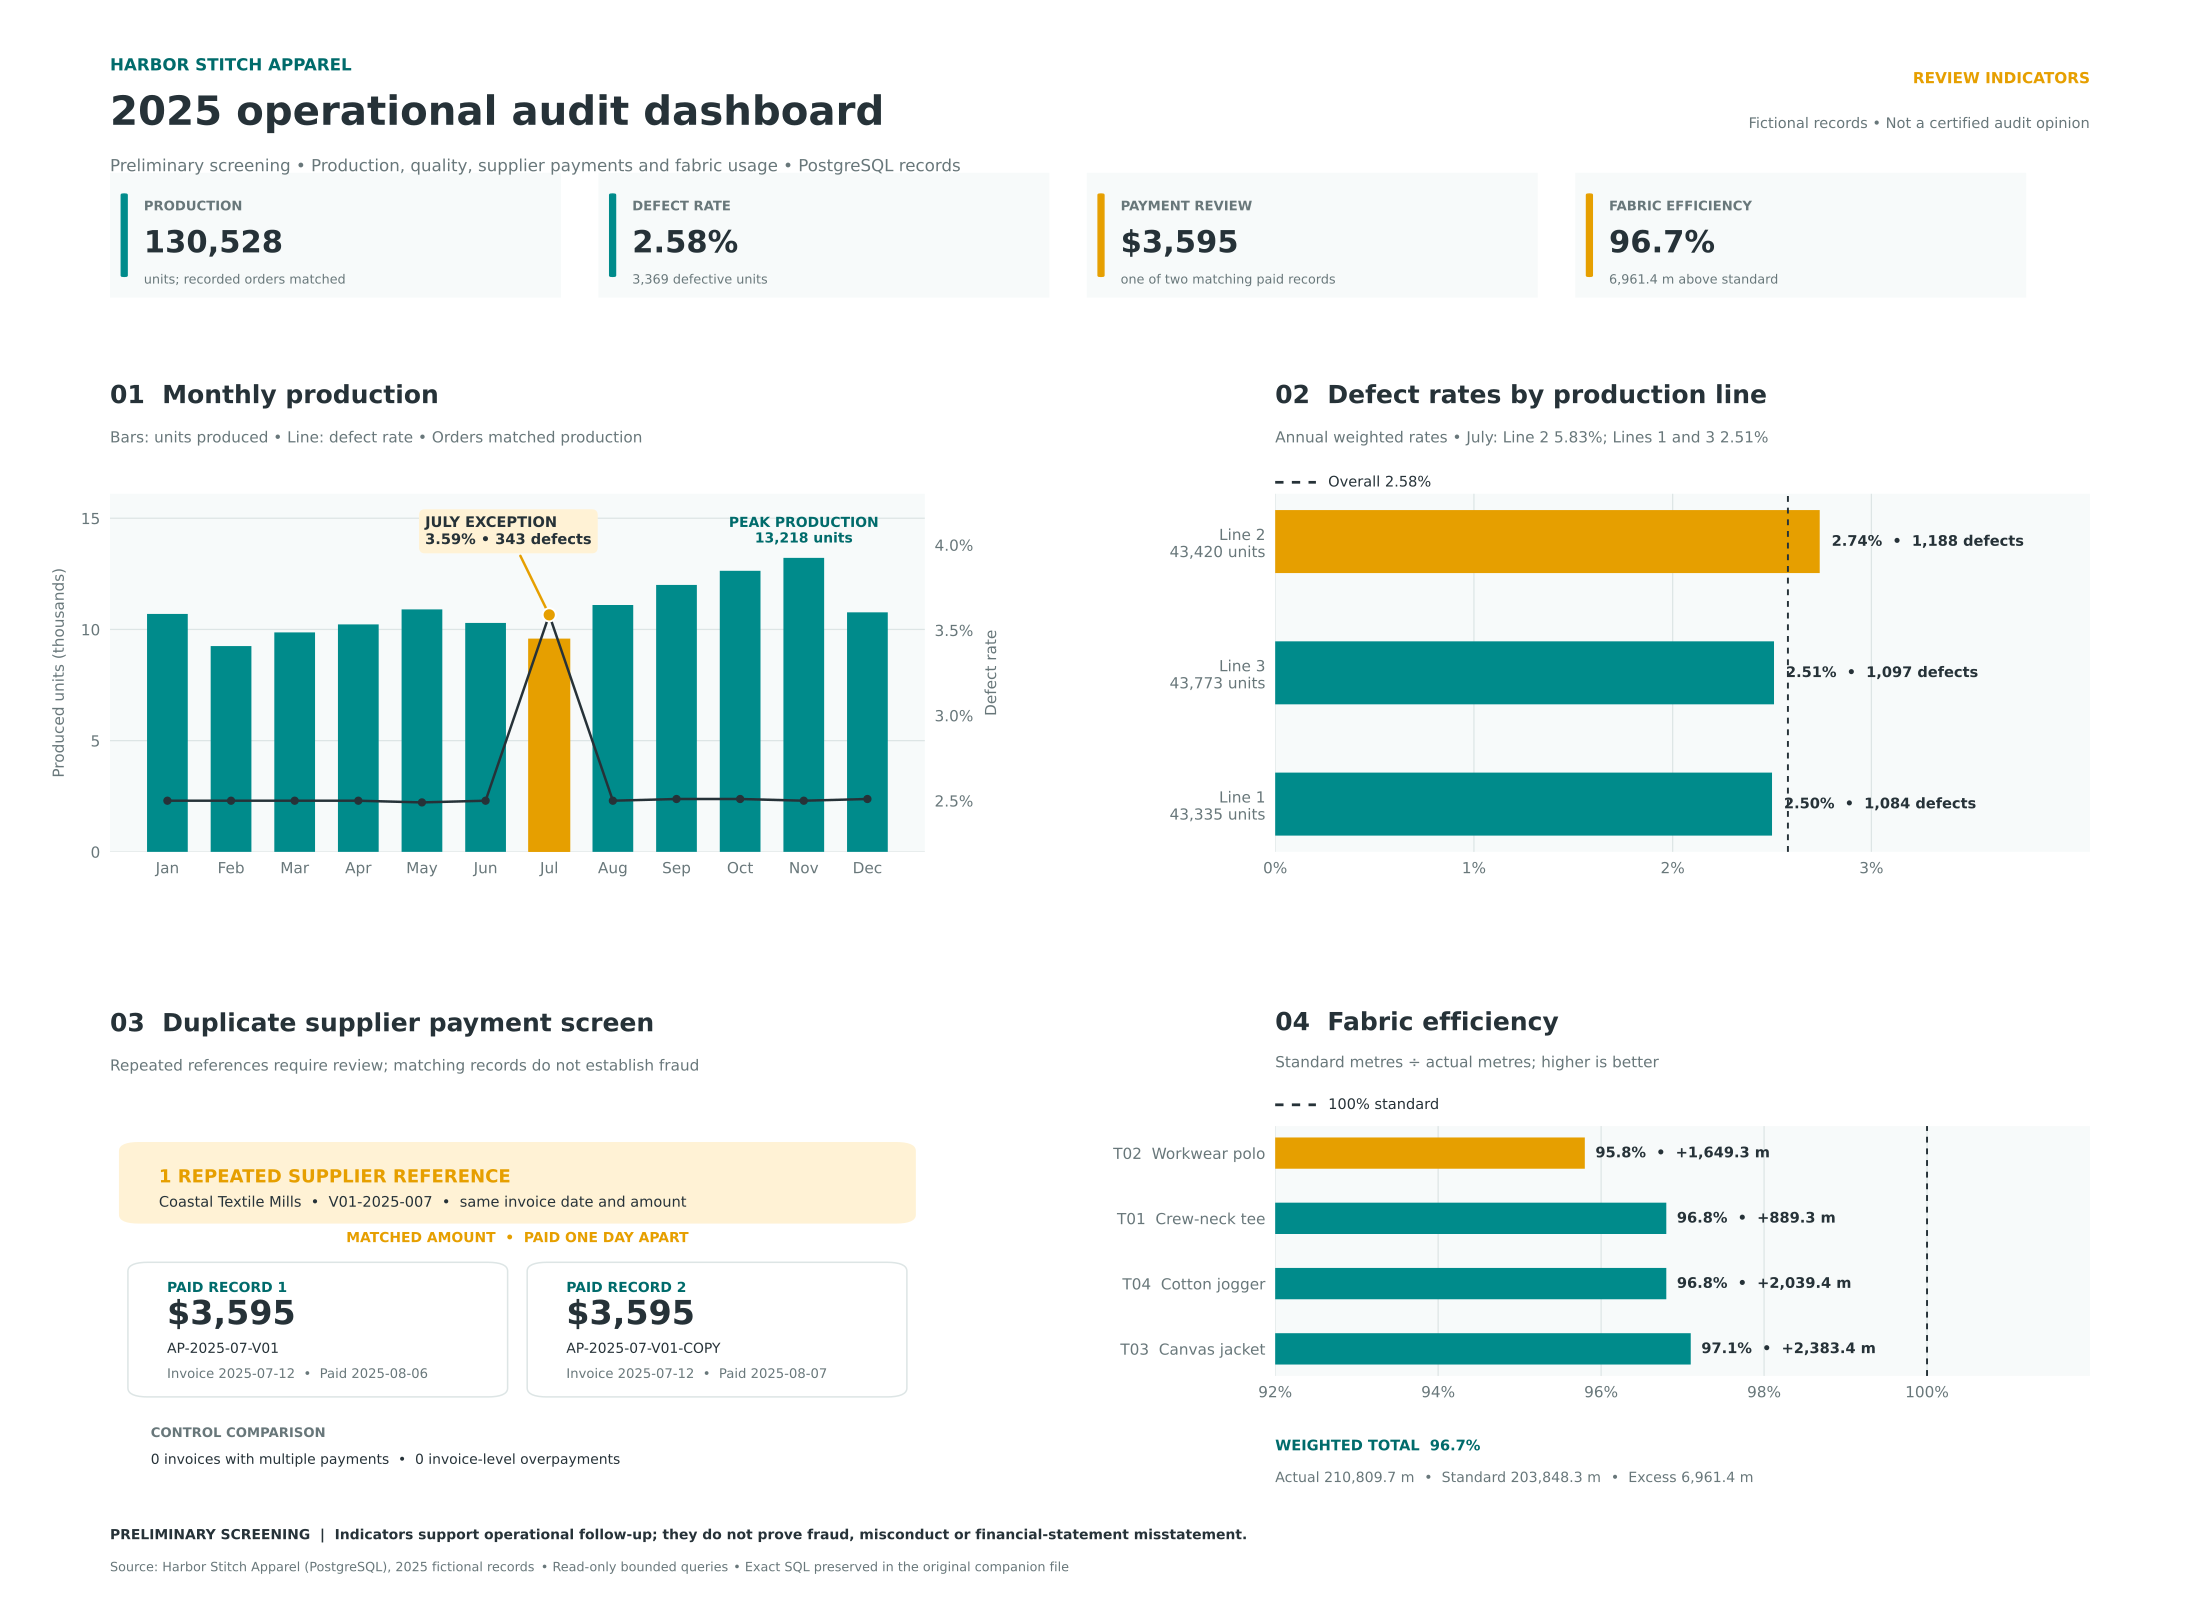

Reproduce this figure in Python.
#!/usr/bin/env python3
"""Render the spaced v3 Harbor Stitch Apparel audit dashboard.

The constants are the captured results of the previously executed 2025
read-only SQL. This script performs no source access.
"""

from pathlib import Path

import matplotlib.pyplot as plt
import numpy as np
from matplotlib.lines import Line2D
from matplotlib.patches import FancyBboxPatch


OUT = Path(__file__).resolve().parent
PNG = OUT / "harbor-audit-v3.png"
PDF = OUT / "harbor-audit-v3.pdf"

WHITE = "#FFFFFF"
GRAPHITE = "#263238"
MUTED = "#68777A"
TEAL = "#008B8B"
TEAL_DARK = "#006B6B"
AMBER = "#E69F00"
AMBER_LIGHT = "#FFF2D5"
GRID = "#DDE5E5"
PANEL = "#F7FAFA"

# Captured query 1: monthly production and orders.
months = np.array(["Jan", "Feb", "Mar", "Apr", "May", "Jun", "Jul", "Aug", "Sep", "Oct", "Nov", "Dec"])
ordered = np.array([10699, 9254, 9868, 10228, 10903, 10292, 9558, 11100, 12002, 12636, 13218, 10770])
produced = ordered.copy()
good = np.array([10432, 9023, 9621, 9972, 10631, 10035, 9215, 10822, 11701, 12319, 12888, 10500])
defective = np.array([267, 231, 247, 256, 272, 257, 343, 278, 301, 317, 330, 270])
monthly_defect_rate = np.array([2.50, 2.50, 2.50, 2.50, 2.49, 2.50, 3.59, 2.50, 2.51, 2.51, 2.50, 2.51])

# Captured queries 2 and 8: annual and July defects by line.
line_names = np.array(["Line 2", "Line 3", "Line 1"])
line_units = np.array([43420, 43773, 43335])
line_defects = np.array([1188, 1097, 1084])
line_rates = np.array([2.74, 2.51, 2.50])
overall_defect_rate = 2.58
july_line_rates = {"Line 2": 5.83, "Line 1": 2.51, "Line 3": 2.51}

# Captured queries 3–6: payment tests and repeated-reference indicator.
duplicate_supplier = "Coastal Textile Mills"
duplicate_rows = [
    {"invoice_id": "AP-2025-07-V01", "reference": "V01-2025-007", "invoice_date": "2025-07-12",
     "amount": 3595.00, "payment_id": "P-AP-2025-07-V01", "payment_date": "2025-08-06"},
    {"invoice_id": "AP-2025-07-V01-COPY", "reference": "V01-2025-007", "invoice_date": "2025-07-12",
     "amount": 3595.00, "payment_id": "P-AP-2025-07-V01-COPY", "payment_date": "2025-08-07"},
]
multi_payment_invoice_count = 0
overpaid_invoice_count = 0

# Captured query 7: fabric efficiency by style.
style_names = np.array(["Workwear polo", "Crew-neck tee", "Cotton jogger", "Canvas jacket"])
product_ids = np.array(["T02", "T01", "T04", "T03"])
style_units = np.array([31387, 28004, 36977, 34160])
actual_fabric = np.array([39313.7, 27493.1, 63051.5, 80951.4])
standard_fabric = np.array([37664.4, 26603.8, 61012.1, 78568.0])
excess_fabric = np.array([1649.3, 889.3, 2039.4, 2383.4])
fabric_efficiency = np.array([95.8, 96.8, 96.8, 97.1])


def style_plot(ax, xgrid=False, ygrid=False):
    ax.set_facecolor(PANEL)
    for spine in ax.spines.values():
        spine.set_visible(False)
    ax.tick_params(colors=MUTED, labelsize=11, length=0, pad=7)
    if xgrid:
        ax.grid(axis="x", color=GRID, linewidth=0.9, zorder=0)
    if ygrid:
        ax.grid(axis="y", color=GRID, linewidth=0.9, zorder=0)


def panel_header(fig, cell, number, title, subtitle, key=None):
    ax = fig.add_subplot(cell)
    ax.axis("off")
    ax.text(0.00, 0.82, f"{number}  {title}", fontsize=18, fontweight="bold",
            color=GRAPHITE, va="center")
    ax.text(0.00, 0.45, subtitle, fontsize=11, color=MUTED, va="center")
    if key:
        key_color, key_style, key_text = key
        ax.add_line(Line2D([0.0, 0.05], [0.06, 0.06], transform=ax.transAxes,
                           color=key_color, linewidth=2.0, linestyle=key_style))
        ax.text(0.065, 0.06, key_text, fontsize=10.5, color=GRAPHITE,
                va="center", ha="left")
    return ax


def add_kpi(fig, x, label, value, note, accent=TEAL):
    ax = fig.add_axes([x, 0.814, 0.205, 0.078])
    ax.axis("off")
    ax.add_patch(FancyBboxPatch((0, 0), 1, 1, boxstyle="round,pad=0.012,rounding_size=0.025",
                                facecolor=PANEL, edgecolor=GRID, linewidth=1.0))
    ax.add_patch(FancyBboxPatch((0.025, 0.17), 0.013, 0.66, boxstyle="round,pad=0,rounding_size=0.006",
                                facecolor=accent, edgecolor=accent))
    ax.text(0.075, 0.73, label.upper(), color=MUTED, fontsize=9.5, fontweight="bold", va="center")
    ax.text(0.075, 0.43, value, color=GRAPHITE, fontsize=22, fontweight="bold", va="center")
    ax.text(0.075, 0.14, note, color=MUTED, fontsize=9.2, va="center")


def make_dashboard():
    plt.rcParams.update({"font.family": "DejaVu Sans", "text.color": GRAPHITE})
    fig = plt.figure(figsize=(22, 16), dpi=180, facecolor=WHITE)

    fig.text(0.05, 0.956, "HARBOR STITCH APPAREL", fontsize=12, color=TEAL_DARK, fontweight="bold")
    fig.text(0.05, 0.922, "2025 operational audit dashboard", fontsize=29,
             color=GRAPHITE, fontweight="bold")
    fig.text(0.05, 0.893,
             "Preliminary screening • Production, quality, supplier payments and fabric usage • PostgreSQL records",
             fontsize=12, color=MUTED)
    fig.text(0.95, 0.948, "REVIEW INDICATORS", ha="right", color=AMBER,
             fontsize=11, fontweight="bold")
    fig.text(0.95, 0.920, "Fictional records • Not a certified audit opinion",
             ha="right", color=MUTED, fontsize=10.5)

    annual_units = int(produced.sum())
    total_defects = int(defective.sum())
    weighted_eff = 100 * standard_fabric.sum() / actual_fabric.sum()
    add_kpi(fig, 0.05, "Production", f"{annual_units:,}", "units; recorded orders matched")
    add_kpi(fig, 0.272, "Defect rate", f"{100 * total_defects / annual_units:.2f}%",
            f"{total_defects:,} defective units")
    add_kpi(fig, 0.494, "Payment review", "$3,595", "one of two matching paid records", AMBER)
    add_kpi(fig, 0.716, "Fabric efficiency", f"{weighted_eff:.1f}%",
            f"{excess_fabric.sum():,.1f} m above standard", AMBER)

    outer = fig.add_gridspec(2, 2, left=0.05, right=0.95, bottom=0.075, top=0.765,
                             hspace=0.32, wspace=0.43)

    # Panel 1: title and subtitle occupy their own row; the plot reserves top space.
    p1 = outer[0, 0].subgridspec(2, 1, height_ratios=[0.24, 0.76], hspace=0.02)
    panel_header(fig, p1[0], "01", "Monthly production",
                 "Bars: units produced • Line: defect rate • Orders matched production")
    ax1 = fig.add_subplot(p1[1])
    style_plot(ax1, ygrid=True)
    x = np.arange(len(months))
    bars = ax1.bar(x, produced / 1000, width=0.64, color=TEAL, edgecolor="none", zorder=2)
    bars[6].set_color(AMBER)
    ax1.set_xticks(x, months)
    ax1.set_ylabel("Produced units (thousands)", color=MUTED, fontsize=11, labelpad=10)
    ax1.set_ylim(0, 16.1)
    ax1.set_yticks([0, 5, 10, 15])
    ax1b = ax1.twinx()
    ax1b.set_ylim(2.20, 4.30)
    ax1b.plot(x, monthly_defect_rate, color=GRAPHITE, marker="o", markersize=5,
              linewidth=1.8, zorder=3)
    ax1b.scatter([6], [monthly_defect_rate[6]], s=90, color=AMBER,
                 edgecolor=WHITE, linewidth=1.4, zorder=4)
    ax1b.set_ylabel("Defect rate", color=MUTED, fontsize=11, labelpad=8)
    ax1b.set_yticks([2.5, 3.0, 3.5, 4.0], ["2.5%", "3.0%", "3.5%", "4.0%"])
    ax1b.tick_params(colors=MUTED, labelsize=11, length=0, pad=7)
    for spine in ax1b.spines.values():
        spine.set_visible(False)
    ax1b.annotate("JULY EXCEPTION\n3.59% • 343 defects", xy=(6, 3.59), xytext=(4.05, 4.08),
                  fontsize=10.5, color=GRAPHITE, fontweight="bold", ha="left", va="center",
                  arrowprops=dict(arrowstyle="-", color=AMBER, lw=1.8),
                  bbox=dict(boxstyle="round,pad=0.42", fc=AMBER_LIGHT, ec="none"))
    ax1.text(10.0, 13.78, "PEAK PRODUCTION\n13,218 units", ha="center", va="bottom",
             fontsize=10, color=TEAL_DARK, fontweight="bold")

    # Panel 2: the benchmark label lives in the dedicated header key.
    p2 = outer[0, 1].subgridspec(2, 1, height_ratios=[0.24, 0.76], hspace=0.02)
    panel_header(fig, p2[0], "02", "Defect rates by production line",
                 "Annual weighted rates • July: Line 2 5.83%; Lines 1 and 3 2.51%",
                 key=(GRAPHITE, (0, (3, 3)), "Overall 2.58%"))
    ax2 = fig.add_subplot(p2[1])
    style_plot(ax2, xgrid=True)
    y = np.arange(len(line_names))
    ax2.barh(y, line_rates, color=[AMBER, TEAL, TEAL], height=0.48, zorder=2)
    ax2.set_yticks(y, [f"{name}\n{units:,} units" for name, units in zip(line_names, line_units)])
    ax2.invert_yaxis()
    ax2.set_xlim(0, 4.1)
    ax2.set_xticks([0, 1, 2, 3], ["0%", "1%", "2%", "3%"])
    ax2.axvline(overall_defect_rate, color=GRAPHITE, linestyle=(0, (3, 3)), linewidth=1.4)
    for yi, rate, defects_count in zip(y, line_rates, line_defects):
        ax2.text(rate + 0.06, yi, f"{rate:.2f}%  •  {defects_count:,} defects",
                 va="center", fontsize=10.5, fontweight="bold", color=GRAPHITE)

    # Panel 3: a clear evidence trail with its own banner and card spacing.
    p3 = outer[1, 0].subgridspec(2, 1, height_ratios=[0.24, 0.76], hspace=0.02)
    panel_header(fig, p3[0], "03", "Duplicate supplier payment screen",
                 "Repeated references require review; matching records do not establish fraud")
    ax3 = fig.add_subplot(p3[1])
    ax3.set_facecolor(PANEL)
    ax3.axis("off")
    ax3.add_patch(FancyBboxPatch((0.025, 0.73), 0.95, 0.20,
                                 boxstyle="round,pad=0.014,rounding_size=0.025",
                                 fc=AMBER_LIGHT, ec="none", transform=ax3.transAxes))
    ax3.text(0.06, 0.845, "1 REPEATED SUPPLIER REFERENCE", transform=ax3.transAxes,
             color=AMBER, fontsize=13, fontweight="bold", va="center")
    ax3.text(0.06, 0.775,
             f"{duplicate_supplier}  •  V01-2025-007  •  same invoice date and amount",
             transform=ax3.transAxes, color=GRAPHITE, fontsize=10.5, va="center")
    ax3.text(0.50, 0.675, "MATCHED AMOUNT  •  PAID ONE DAY APART", transform=ax3.transAxes,
             ha="center", va="center", fontsize=10, color=AMBER, fontweight="bold")
    for idx, (row, cx) in enumerate(zip(duplicate_rows, [0.04, 0.53]), 1):
        ax3.add_patch(FancyBboxPatch((cx, 0.25), 0.43, 0.34,
                                     boxstyle="round,pad=0.018,rounding_size=0.025",
                                     fc=WHITE, ec=GRID, lw=1.1, transform=ax3.transAxes))
        ax3.text(cx + 0.03, 0.525, f"PAID RECORD {idx}", transform=ax3.transAxes,
                 color=TEAL_DARK, fontsize=10, fontweight="bold")
        ax3.text(cx + 0.03, 0.435, f"${row['amount']:,.0f}", transform=ax3.transAxes,
                 color=GRAPHITE, fontsize=24, fontweight="bold")
        ax3.text(cx + 0.03, 0.355, row["invoice_id"], transform=ax3.transAxes,
                 color=GRAPHITE, fontsize=10)
        ax3.text(cx + 0.03, 0.285,
                 f"Invoice {row['invoice_date']}  •  Paid {row['payment_date']}",
                 transform=ax3.transAxes, color=MUTED, fontsize=9.5)
    ax3.text(0.05, 0.12, "CONTROL COMPARISON", transform=ax3.transAxes,
             color=MUTED, fontsize=9.5, fontweight="bold")
    ax3.text(0.05, 0.045,
             "0 invoices with multiple payments  •  0 invoice-level overpayments",
             transform=ax3.transAxes, color=GRAPHITE, fontsize=10)

    # Panel 4: the reference key and summary caption are outside the plot.
    p4 = outer[1, 1].subgridspec(3, 1, height_ratios=[0.24, 0.56, 0.20], hspace=0.10)
    panel_header(fig, p4[0], "04", "Fabric efficiency",
                 "Standard metres ÷ actual metres; higher is better",
                 key=(GRAPHITE, (0, (3, 3)), "100% standard"))
    ax4 = fig.add_subplot(p4[1])
    style_plot(ax4, xgrid=True)
    y4 = np.arange(len(style_names))
    base = 92.0
    ax4.barh(y4, fabric_efficiency - base, left=base,
             color=[AMBER, TEAL, TEAL, TEAL], height=0.48, zorder=2)
    ax4.set_yticks(y4, [f"{pid}  {name}" for pid, name in zip(product_ids, style_names)])
    ax4.invert_yaxis()
    ax4.set_xlim(base, 102.0)
    ax4.set_xticks([92, 94, 96, 98, 100], ["92%", "94%", "96%", "98%", "100%"])
    ax4.axvline(100, color=GRAPHITE, linestyle=(0, (3, 3)), linewidth=1.4)
    for yi, eff, excess in zip(y4, fabric_efficiency, excess_fabric):
        ax4.text(eff + 0.13, yi, f"{eff:.1f}%  •  +{excess:,.1f} m",
                 va="center", fontsize=10.5, color=GRAPHITE, fontweight="bold")
    ax4cap = fig.add_subplot(p4[2])
    ax4cap.axis("off")
    ax4cap.text(0.00, 0.38,
                f"WEIGHTED TOTAL  {weighted_eff:.1f}%", color=TEAL_DARK,
                fontsize=10.5, fontweight="bold", va="center")
    ax4cap.text(0.00, 0.02,
                f"Actual {actual_fabric.sum():,.1f} m  •  Standard {standard_fabric.sum():,.1f} m  •  Excess {excess_fabric.sum():,.1f} m",
                color=MUTED, fontsize=10.2, va="center")

    fig.text(0.05, 0.038,
             "PRELIMINARY SCREENING  |  Indicators support operational follow-up; they do not prove fraud, misconduct or financial-statement misstatement.",
             fontsize=10, color=GRAPHITE, fontweight="bold")
    fig.text(0.05, 0.018,
             "Source: Harbor Stitch Apparel (PostgreSQL), 2025 fictional records • Read-only bounded queries • Exact SQL preserved in the original companion file",
             fontsize=9.2, color=MUTED)

    fig.savefig(PNG, dpi=180, facecolor=WHITE)
    fig.savefig(PDF, facecolor=WHITE)
    plt.close(fig)


if __name__ == "__main__":
    make_dashboard()
    print(f"Wrote {PNG}")
    print(f"Wrote {PDF}")
